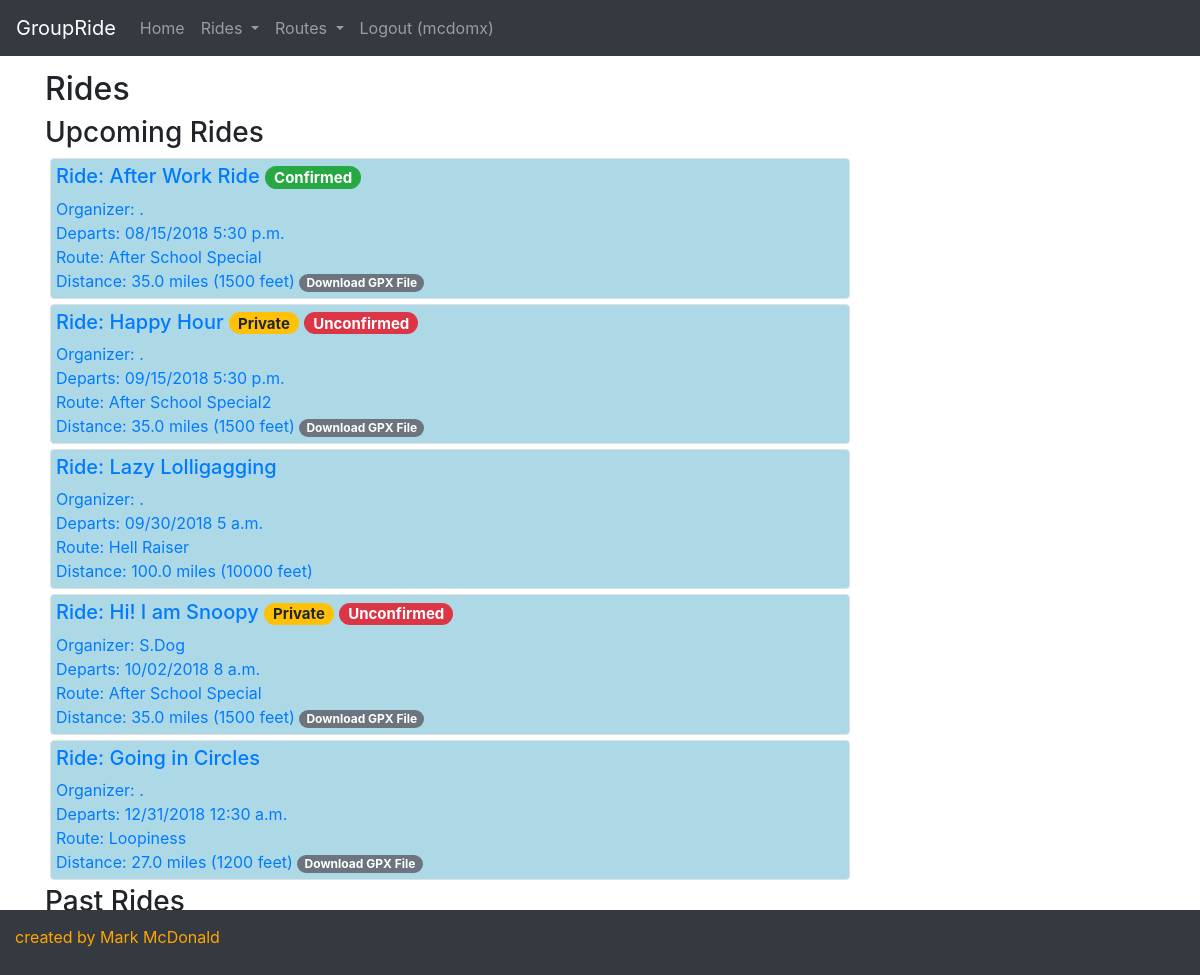
Screenshot of /rides/ (signed in) with the database file from the repository.
### groupride/models.py (models this page shows, shortened)
class Ride(models.Model):
    created_by = models.ForeignKey(User, on_delete = models.SET_NULL, blank = True, null = True, related_name = "created_rides")
    created_on = models.DateTimeField(auto_now_add = True, editable = False, blank = False)
    ride_name = models.CharField(max_length = 256, blank = True, null = True)
    ride_date = models.DateTimeField(editable = True, blank = False, null = False)
    private = models.BooleanField(default = False)
    route = models.ForeignKey(Route, on_delete = models.SET_NULL, blank = True, null = True, related_name = "rides")
    confirmed_riders = models.ManyToManyField(User, related_name = "confirmed_ride")
    invited_riders = models.ManyToManyField(User, related_name = "invited_ride")
    comments = models.ManyToManyField(Comment, blank = True)

class Route(models.Model):
    created_by = models.ForeignKey(User, on_delete = models.SET_NULL, blank = True, null = True, related_name = "created_routes")
    created_on = models.DateTimeField(auto_now_add = True, editable = False, blank = False)
    route_name = models.CharField(max_length = 256, blank = True, null = True)
    miles = models.DecimalField(max_digits = 6, decimal_places = 1, blank = True, null = True)
    vertical_feet = models.IntegerField(blank = True, null = True)
    origin = models.CharField(max_length = 64, blank = True, null = True)
    reviews = models.ManyToManyField(Review, blank = True)
    gpxfile = models.FileField(blank = True, null = True)

### groupride/views.py (the view)
# urls.py: path("rides/", views.rides, name="rides"),
def rides(request):
    upcoming_rides = Ride.objects.filter(ride_date__gte = datetime.now()).order_by('ride_date')
    past_rides = Ride.objects.filter(ride_date__lt = datetime.now()).order_by('ride_date').reverse()
    context = {
        'upcoming_rides': upcoming_rides,
        'past_rides': past_rides,
        }
    return render(request, "groupride/rides.html", context)

### groupride/templates/groupride/rides.html (shortened to what this page needs)
{% extends 'groupride/template.html' %}
{% block body %}
  <div class="container">
    <h2>Rides</h2>
    <div class="panel-group">
    <h3>Upcoming Rides</h3>
    {% for ride in upcoming_rides %}
      {% if ride.private is True and user in ride.invited_riders.all or ride.private is not True %}
        <a href="/ride/{{ride.id}}">
          <div class="ride_header border rounded" style="min-width: 20rem; max-width: 50rem">
            <div>
              <h5>Ride: {{ride.ride_name}}
                {% if ride.private is True %}
                  <span class="badge badge-pill badge-warning">Private</span>
                  {% if user not in ride.confirmed_riders.all %}
                    <span class="badge badge-pill badge-danger">Unconfirmed</span>
                  {% endif %}
                {% endif %}
                {% if user in ride.confirmed_riders.all %}
                  <span class="badge badge-pill badge-success">Confirmed</span>
                {% endif %}
              </h5>
              <div>Organizer: {{ride.created_by.first_name|slice:":1" }}.{{ride.created_by.last_name}} </div>
            </div>
            <div>
              <span class="">Departs: {{ ride.ride_date|date:"SHORT_DATE_FORMAT" }} {{ ride.ride_date|time:"TIME_FORMAT" }} </span>
            </div>
            <a href="/route/{{ride.route.id}}">
              <div>Route: {{ride.route.route_name}}</div>
              <div>
                <span class="">Distance: {{ride.route.miles}} miles </span>
                <span class="">({{ride.route.vertical_feet}} feet)</span>
            </a>
                {% if ride.route.gpxfile %}
                  <a href={{ride.route.gpxfile}} download>
                    <span class="badge badge-pill badge-secondary">Download GPX File</span>
                  </a>
                {% endif %}
              </div>
          </div>
        </a>
      {% endif %}
    {% endfor %}
    <div class="panel-group">
    <h3>Past Rides</h3>
    </div>
{% endblock %}

### groupride/templates/groupride/template.html (shortened to what this page needs)
{% load static %}
<!DOCTYPE html>
<html>
  <head>
      <link rel="stylesheet" href="https://stackpath.bootstrapcdn.com/bootstrap/4.1.1/css/bootstrap.min.css">
      <link rel="stylesheet" href="{% static 'groupride/styles.css' %}" />
  </head>
  <body>
    <nav class="navbar navbar-expand-md bg-dark navbar-dark fixed-top">
      <a class="navbar-brand" href="{% url 'index' %}">GroupRide</a>
      <div class="collapse navbar-collapse" id="collapsibleNavbar">
        <ul class="navbar-nav">
          <li class="nav-item">
            <a class="nav-link" href="{% url 'index' %}">Home</a>
          </li>
          <li class="nav-item dropdown">
            <a class="nav-link dropdown-toggle" href="#" id="navbardrop" data-toggle="dropdown">
              Rides
            </a>
          </li>
          <li class="nav-item dropdown">
            <a class="nav-link dropdown-toggle" href="#" id="navbardrop" data-toggle="dropdown">
              Routes
            </a>
          </li>
          {% if user.is_authenticated %}
            <li class="nav-item">
              <a class="nav-link" href="{% url 'logout' %}">Logout
                {% if user.is_authenticated %}
                 ({{user.username}})
                {% endif %}
              </a>
            </li>
          {% endif %}
        </ul>
      </div>
    </nav>
      {% block body %}
      {% endblock %}
      <footer class="row justify-content-left fixed-bottom bg-dark">
        <div class="col">created by Mark McDonald</div>
      </footer>
  </body>
</html>

### groupride/static/groupride/styles.css (style rules this page uses)
footer { padding: 15px 15px 50px 15px; color: orange; }
footer { height: 6vh; }
body { margin-top: 70px; margin-bottom: 7vh; }
.ride_header { padding: 5px; margin: 5px; background-color: lightblue; }

### rows the page displays
Ride: ride_name "After Work Ride", shows "Confirmed", ride_date "08/15/2018", ride_date "5:30 p.m.", route.route_name "After School Special", route.miles "35.0", route.vertical_feet "1500"
Ride: ride_name "Happy Hour", private "Private", ride_date "09/15/2018", ride_date "5:30 p.m.", route.route_name "After School Special2", route.miles "35.0", route.vertical_feet "1500"
Ride: ride_name "Lazy Lolligagging", ride_date "09/30/2018", ride_date "5 a.m.", route.route_name "Hell Raiser", route.miles "100.0", route.vertical_feet "10000"
Ride: ride_name "Hi! I am Snoopy", private "Private", created_by.first_name "S", created_by.last_name "Dog", ride_date "10/02/2018", ride_date "8 a.m.", route.route_name "After School Special", route.miles "35.0", route.vertical_feet "1500"
Ride: ride_name "Going in Circles", ride_date "12/31/2018", ride_date "12:30 a.m.", route.route_name "Loopiness", route.miles "27.0", route.vertical_feet "1200"

### other values shown
{{ user.username }} "mcdomx"
